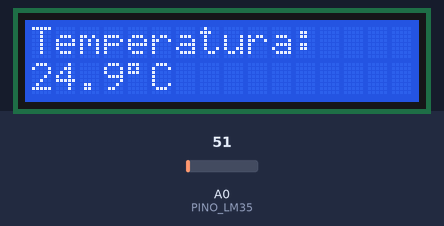
Recording of a sketch running on a simulated Arduino Uno, built with avr-gcc and run on an emulated ATmega328P. Shown: 16×2 character LCD. Inputs (shaded band) come from the test bench; at power-on: A0 (PINO_LM35) = 51.

Above: at 2.7 s.
2.8 s: A0 (PINO_LM35) set to 61
At 3.9 s:
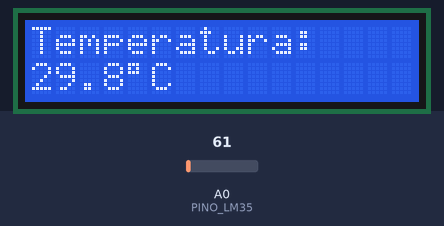
5.0 s: A0 (PINO_LM35) set to 71
At 5.9 s:
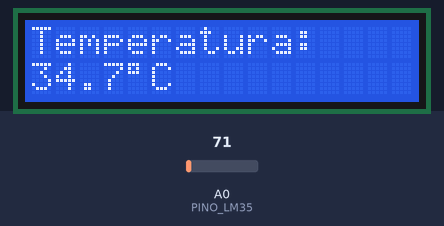
7.0 s: A0 (PINO_LM35) set to 86
At 9.0 s:
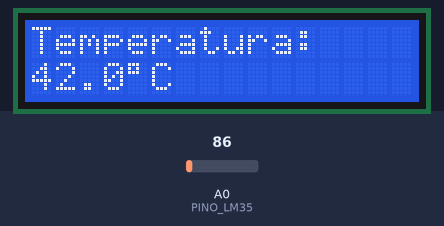
Timing chart, 0 to 10.5 s (numbered marks = the images above; inputs shaded):
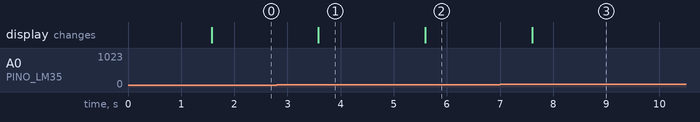

Measured:
- after the input at 2.8 s, the display: changes after 0.78 s (image 1)
- after the input at 5.0 s, the display: changes after 0.60 s (image 2)
- after the input at 7.0 s, the display: changes after 0.61 s (image 3)

The sketch:

18_01_lm35_no_lcd.ino
```cpp
#include <LiquidCrystal.h>

LiquidCrystal lcd(12, 11, 5, 4, 3, 2);

const int PINO_LM35 = A0;
const float VREF = 5.0;
const float ADC_MAX = 1023.0;

float lerTemperatura() {
  int adc = analogRead(PINO_LM35);
  float tensao = adc * (VREF / ADC_MAX);
  return tensao * 100.0; // LM35: aproximadamente 10 mV por grau Celsius
}

void setup() {
  lcd.begin(16, 2);
  lcd.setCursor(0, 0);
  lcd.print("Termometro UEG");
  delay(1500);
  lcd.clear();
}

void loop() {
  float temperatura = lerTemperatura();

  lcd.setCursor(0, 0);
  lcd.print("Temperatura:    ");

  lcd.setCursor(0, 1);
  lcd.print("                ");
  lcd.setCursor(0, 1);
  lcd.print(temperatura, 1);
  lcd.write((byte)223); // simbolo de grau no conjunto de caracteres do LCD
  lcd.print("C");

  delay(1000);
}
```
